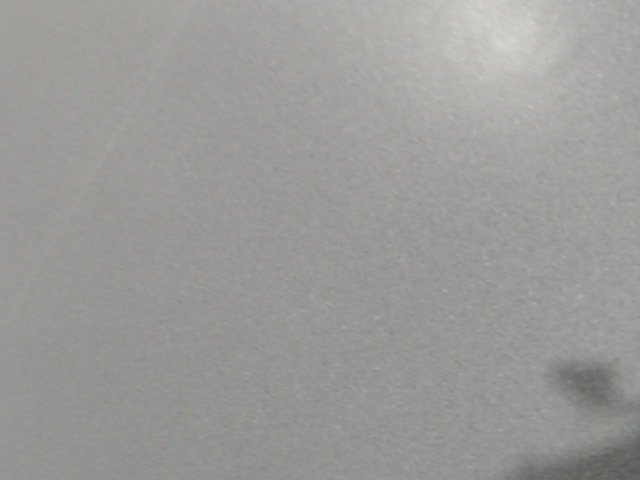
#> input picture Camera/code/calibration/extrinsics/cam0/20260207_023753_360702.jpg, 640 x 480 px, given in place of the camera
$ python openStitching.py   (older library calls are emulated)
#> lines starting #> are read from the running program, lines starting #| are printed output that depends on the picture; after the words box and inside, x2 and y2 are one past the last pixel; in counts of white or black regions, pixels touching at a corner belong together
import os

os.environ.setdefault("QT_QPA_FONTDIR", "/usr/share/fonts")

import cv2  # type: ignore
import numpy as np


# Update these indices based on `v4l2-ctl --list-devices`
CAMERA_INDICES = ["/dev/video2", "/dev/video4", "/dev/video0"]
TARGET_FPS = 30
FRAME_SIZE = (1280, 720)
FOURCC = "MJPG"

# Per-camera names matching calibration folders
CAMERA_NAMES = ["cam0", "cam1", "cam2"]
REFERENCE_CAMERA_NAME = CAMERA_NAMES[1]

INTRINSICS_FILE = "calibration/intrinsics_params_720p.npz"
EXTRINSICS_FILE = "calibration/extrinsics_params.npz"
CANVAS_SIZE = (FRAME_SIZE[0] * len(CAMERA_INDICES), FRAME_SIZE[1])

# Approximate scene plane depth in mm for translation-aware homography.
# Increase if your scene is far; decrease if closer.
SCENE_DEPTH_MM = 10000.0

# Manual trim offsets (pixels) applied after homography, per camera name.
# Positive x moves left, positive y moves down.
CAMERA_TRIM_OFFSETS_PX = {
	"cam0": (0, 0),
	"cam1": (0, 0),
	"cam2": (0, 0),
}

# Manual rotation per camera in degrees (positive = counterclockwise).
CAMERA_ROTATE_DEG = {
	"cam0": 4.75,
	"cam1": 0.0,
	"cam2": 0.0,
}

# Optional crop margins on the final output: (left, right, top, bottom)
OUTPUT_CROP = (0, 0, 0, 0)

# Performance toggles
ENABLE_EXPOSURE_COMP = False
ENABLE_BLENDING = True


def read_frame_with_retries(cap, retries=1):
#> called with retries = 3
	for _ in range(retries):
		ret, frame = cap.read()
		if ret:
			return True, frame
#> this loop made 1 pass
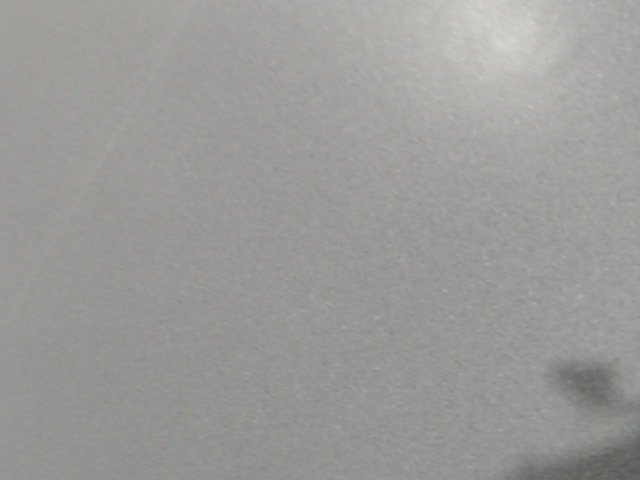
#> input picture Camera/code/calibration/extrinsics/cam0/20260207_023753_360702.jpg, 640 x 480 px, given in place of the camera
	return False, None


def open_cameras(indices):
	opened = []
	for idx in indices:
		print(f"Attempting to open camera at index {idx}...")
		cap = cv2.VideoCapture(idx, cv2.CAP_V4L2)
		if not cap.isOpened():
			print(f"Failed to open camera index {idx}")
			cap.release()
			continue
		cap.set(cv2.CAP_PROP_BUFFERSIZE, 2)
		cap.set(cv2.CAP_PROP_FRAME_WIDTH, FRAME_SIZE[0])
		cap.set(cv2.CAP_PROP_FRAME_HEIGHT, FRAME_SIZE[1])
		cap.set(cv2.CAP_PROP_FPS, TARGET_FPS)
		cap.set(cv2.CAP_PROP_FOURCC, cv2.VideoWriter_fourcc(*FOURCC))
		read_frame_with_retries(cap, retries=3)
		opened.append((idx, cap))
		print(f"Successfully opened camera index {idx}")
	return opened


def _load_intrinsics(path: str):
#> called with path = 'calibration/intrinsics_params_720p.npz'
	if not os.path.isfile(path):
		return {}
	data = np.load(path)
#> (reads Camera/code/calibration/intrinsics_params_720p.npz from the repository)
	params = {}
	for key in data.files:
		if key.endswith("_mtx"):
			camera_id = key[: -len("_mtx")]
			params.setdefault(camera_id, {})["mtx"] = data[key]
		if key.endswith("_dist"):
			camera_id = key[: -len("_dist")]
			params.setdefault(camera_id, {})["dist"] = data[key]
	return params


def _load_extrinsics(path: str):
#> called with path = 'calibration/extrinsics_params.npz'
	if not os.path.isfile(path):
		return {}
	data = np.load(path)
#> (reads Camera/code/calibration/extrinsics_params.npz from the repository)
	params = {}
	for key in data.files:
		params[key] = data[key]
	return params


def _get_extrinsics_to_ref(extrinsics, cam_name: str, ref_name: str):
	if cam_name == ref_name:
		return np.eye(3, dtype=np.float32), np.zeros((3, 1), dtype=np.float32)

	key_forward_r = f"{cam_name}__{ref_name}_R"
	key_forward_t = f"{cam_name}__{ref_name}_T"
	if key_forward_r in extrinsics and key_forward_t in extrinsics:
		return extrinsics[key_forward_r], extrinsics[key_forward_t]

	key_inverse_r = f"{ref_name}__{cam_name}_R"
	key_inverse_t = f"{ref_name}__{cam_name}_T"
	if key_inverse_r in extrinsics and key_inverse_t in extrinsics:
		R = extrinsics[key_inverse_r]
		T = extrinsics[key_inverse_t]
		return R.T, -R.T @ T

	return None, None


def main() -> None:
	cameras = open_cameras(CAMERA_INDICES)
	if len(cameras) != len(CAMERA_INDICES):
		print("Not all cameras could be opened.")
		for _, cap in cameras:
			cap.release()
		return

	if len(CAMERA_NAMES) != len(CAMERA_INDICES):
		print("CAMERA_NAMES must match CAMERA_INDICES length.")
		for _, cap in cameras:
			cap.release()
		return

	intrinsics = _load_intrinsics(INTRINSICS_FILE)
	extrinsics = _load_extrinsics(EXTRINSICS_FILE)
	if not intrinsics:
		print("Missing intrinsics. Run calibration first.")
		for _, cap in cameras:
			cap.release()
		return

	ref_params = intrinsics.get(REFERENCE_CAMERA_NAME)
	if not ref_params:
		print(f"Missing intrinsics for reference {REFERENCE_CAMERA_NAME}.")
		for _, cap in cameras:
			cap.release()
		return
	K_ref = ref_params["mtx"]

	offset_x = (CANVAS_SIZE[0] - FRAME_SIZE[0]) // 2
	translate = np.array([[1.0, 0.0, float(offset_x)], [0.0, 1.0, 0.0], [0.0, 0.0, 1.0]], dtype=np.float32)

	homographies = {}
	plane_normal = np.array([[0.0], [0.0], [1.0]], dtype=np.float32)
	undistort_maps = {}
	for cam_name in CAMERA_NAMES:
		params = intrinsics.get(cam_name)
		if not params:
			print(f"Missing intrinsics for {cam_name}.")
			continue
		K_cam = params["mtx"]
		dist = params["dist"]
		map1, map2 = cv2.initUndistortRectifyMap(
			K_cam,
			dist,
			None,
			K_cam,
			FRAME_SIZE,
			cv2.CV_16SC2,
		)
		undistort_maps[cam_name] = (map1, map2)
		R, T = _get_extrinsics_to_ref(extrinsics, cam_name, REFERENCE_CAMERA_NAME)
		if R is None or T is None:
			print(f"Missing rotation for {cam_name} -> {REFERENCE_CAMERA_NAME}.")
			continue
		H = K_ref @ (R + (T @ plane_normal.T) / SCENE_DEPTH_MM) @ np.linalg.inv(K_cam)
		rot_deg = CAMERA_ROTATE_DEG.get(cam_name, 0.0)
		if rot_deg:
			rot2 = cv2.getRotationMatrix2D(
				(FRAME_SIZE[0] / 2.0, FRAME_SIZE[1] / 2.0),
				rot_deg,
				1.0,
			)
			rot3 = np.vstack([rot2, [0.0, 0.0, 1.0]]).astype(np.float32)
		else:
			rot3 = np.eye(3, dtype=np.float32)
		offset_x_px, offset_y_px = CAMERA_TRIM_OFFSETS_PX.get(cam_name, (0, 0))
		shift = np.array(
			[[1.0, 0.0, float(offset_x_px)], [0.0, 1.0, float(offset_y_px)], [0.0, 0.0, 1.0]],
			dtype=np.float32,
		)
		homographies[cam_name] = shift @ translate @ H @ rot3

	compensator = None
	if ENABLE_EXPOSURE_COMP:
		compensator = cv2.detail.ExposureCompensator_createDefault(
			cv2.detail.ExposureCompensator_GAIN_BLOCKS
		)
	blender = None
	if ENABLE_BLENDING:
		blender = cv2.detail_FeatherBlender()
		blender.setSharpness(0.02)
		blender.prepare((0, 0, CANVAS_SIZE[0], CANVAS_SIZE[1]))

	cv2.namedWindow("Stitched", cv2.WINDOW_NORMAL)

	try:
		while True:
			frames = []
			for idx, cap in cameras:
				ret, frame = read_frame_with_retries(cap, retries=1)
				if not ret:
					print(f"Failed to grab frame from camera {idx}")
					frames = []
					break
				frames.append(frame)

			if not frames:
				continue

			resized = [cv2.resize(frame, FRAME_SIZE) for frame in frames]
#> resized = 3 items
#> frame is the input picture: shape (480, 640, 3); mean B, G, R 152.5, 155.1, 155.2

			warped_images = []
			warped_masks = []
			corners = []
			for (idx, _), frame in zip(cameras, resized):
				cam_index = CAMERA_INDICES.index(idx)
				cam_name = CAMERA_NAMES[cam_index]
				params = intrinsics.get(cam_name)
				if not params:
					continue
				maps = undistort_maps.get(cam_name)
				if maps is None:
					continue
				frame = cv2.remap(frame, maps[0], maps[1], cv2.INTER_LINEAR)
				H = homographies.get(cam_name)
				if H is None:
					continue
				warped = cv2.warpPerspective(frame, H, CANVAS_SIZE)
				mask = cv2.cvtColor(warped, cv2.COLOR_BGR2GRAY)
				_, mask = cv2.threshold(mask, 1, 255, cv2.THRESH_BINARY)
				warped_images.append(warped)
				warped_masks.append(mask)
				corners.append((0, 0))
#> this loop made 3 passes
#> (idx, cam_name) on passes 1, 3: ('/dev/video2', 'cam0'), ('/dev/video0', 'cam2')
#> (idx, cam_name, H) on pass 2: ('/dev/video4', 'cam1', [[1, 0, 1280], [0, 1, 0], [0, 0, 1]])
#> pass 1, in main, `frame = cv2.remap(frame, maps[0], maps[1], cv2.INTER_LINEAR)`:
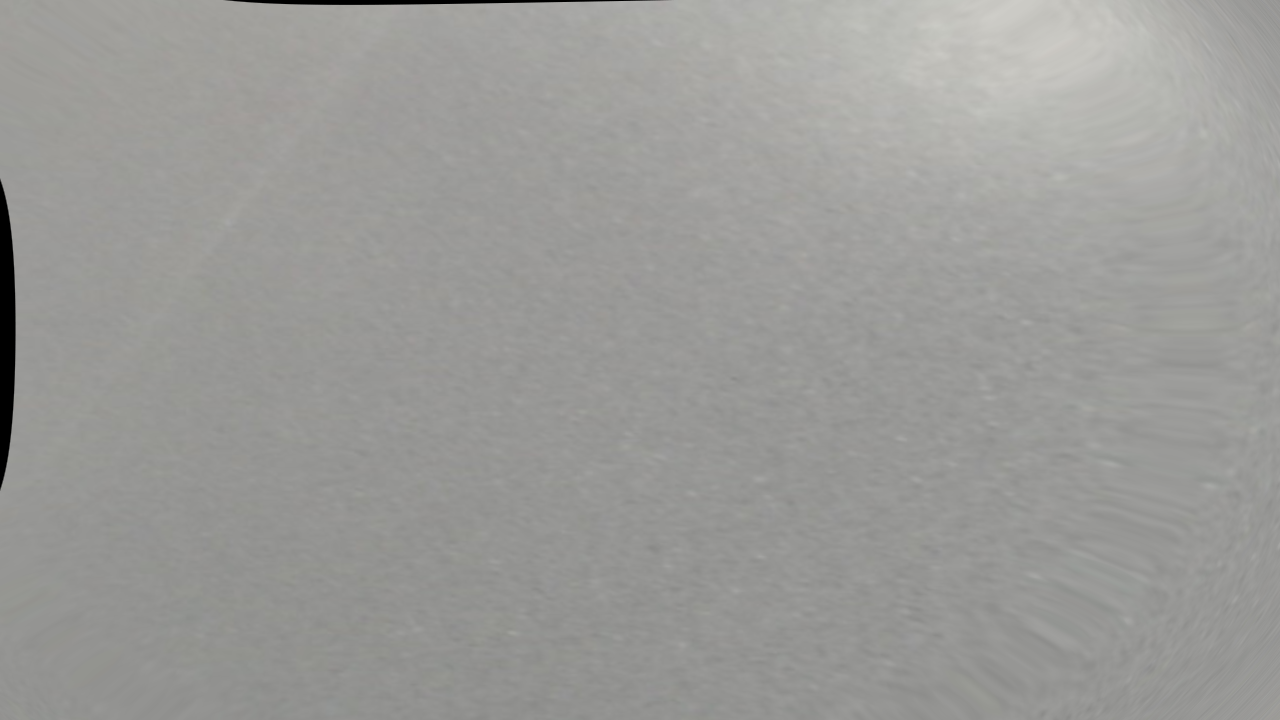
#> frame: shape (720, 1280, 3); mean B, G, R 152.5, 155, 155.2
#> pass 1, in main, `warped = cv2.warpPerspective(frame, H, CANVAS_SIZE)`:
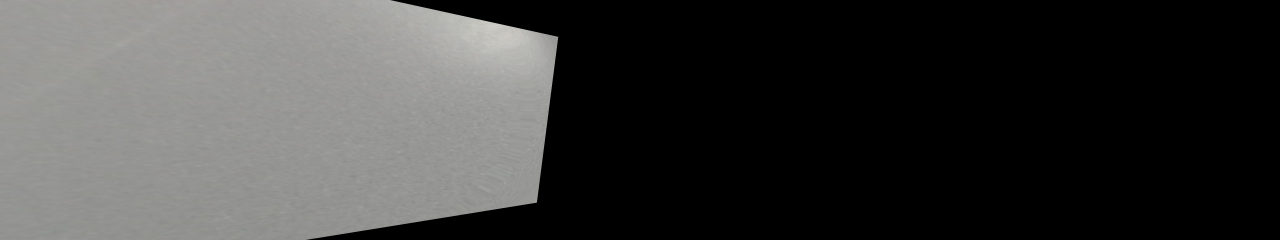
#> warped: shape (720, 3840, 3) (shown at 1/3 size); mean B, G, R 61.1, 62.1, 62.2
#> pass 1, in main, `_, mask = cv2.threshold(mask, 1, 255, cv2.THRESH_BINARY)`:
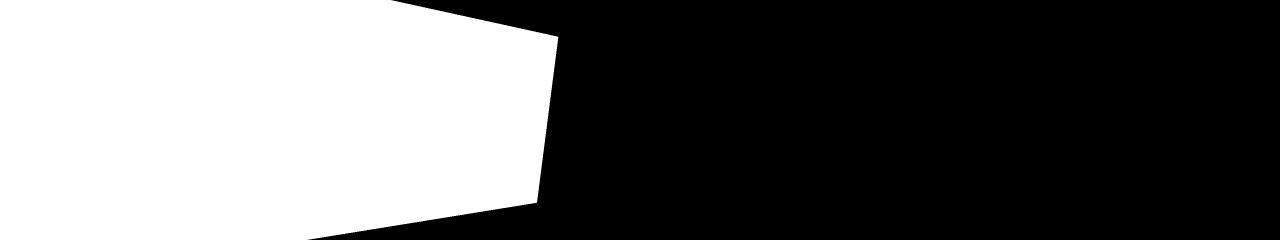
#> mask: shape (720, 3840) (shown at 1/3 size); 40.4% white; 1 white region, box (x1, y1, x2, y2) and area: (0, 0, 1675, 720) 1116601
#> after the loop:
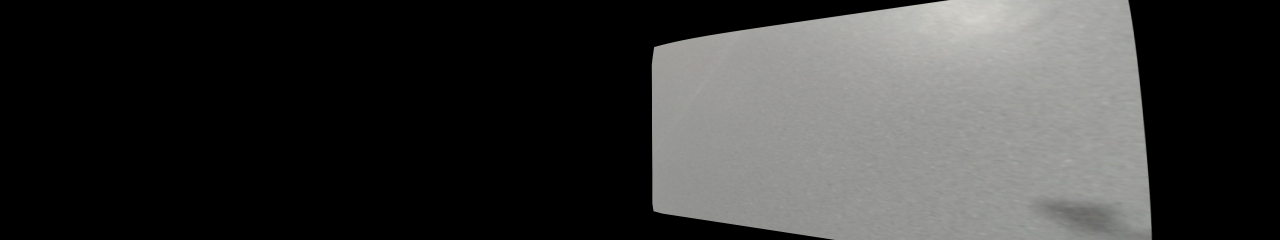
#> warped: shape (720, 3840, 3) (shown at 1/3 size); mean B, G, R 54.5, 55.4, 55.4
#> after the loop, corners = [(0, 0), (0, 0), (0, 0)]; warped_images = 3 items; warped_masks = 3 items

			if not warped_images:
				continue

			if compensator is not None:
				compensator.feed(corners=corners, images=warped_images, masks=warped_masks)
				for i in range(len(warped_images)):
					compensator.apply(i, corners[i], warped_images[i], warped_masks[i])

			if blender is not None:
				for image, mask in zip(warped_images, warped_masks):
					blender.feed(image.astype(np.int16), mask, (0, 0))
#> this loop made 3 passes
				result, _result_mask = blender.blend(None, None)
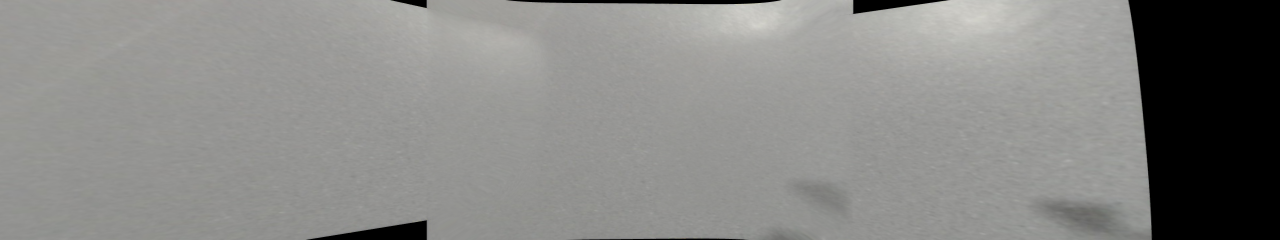
#> result: shape (720, 3840, 3) int16 (shown at 1/3 size); mean of channels 0, 1, 2 133.9, 136.1, 136.2; drawn as B, G, R
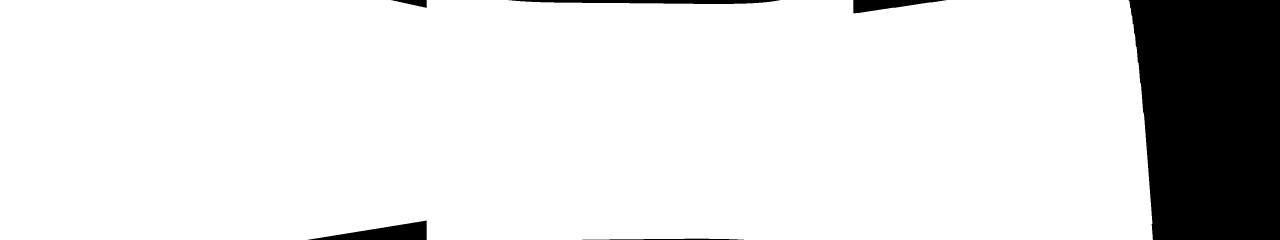
#> _result_mask: shape (720, 3840) (shown at 1/3 size); 88.4% white; 6 black regions, box (x1, y1, x2, y2) and area: (3386, 0, 3840, 720) 295376, (923, 662, 1280, 720) 10500, (1526, 0, 2340, 12) 7190, (2560, 0, 2839, 40) 5759, (1174, 0, 1280, 24) 1277, (1747, 716, 2232, 720) 1199
				result = cv2.convertScaleAbs(result)
				blender.prepare((0, 0, CANVAS_SIZE[0], CANVAS_SIZE[1]))
			else:
				result = warped_images[0]
			left, right, top, bottom = OUTPUT_CROP
			if left or right or top or bottom:
				h, w = result.shape[:2]
				x0 = min(max(left, 0), w)
				x1 = max(min(w - right, w), x0)
				y0 = min(max(top, 0), h)
				y1 = max(min(h - bottom, h), y0)
				result = result[y0:y1, x0:x1]
			cv2.imshow("Stitched", result)

			if cv2.waitKey(1) & 0xFF == ord("q"):
#> (key q is pressed here)
				break
	finally:
		for _, cap in cameras:
			cap.release()
		cv2.destroyAllWindows()


if __name__ == "__main__":
	main()
